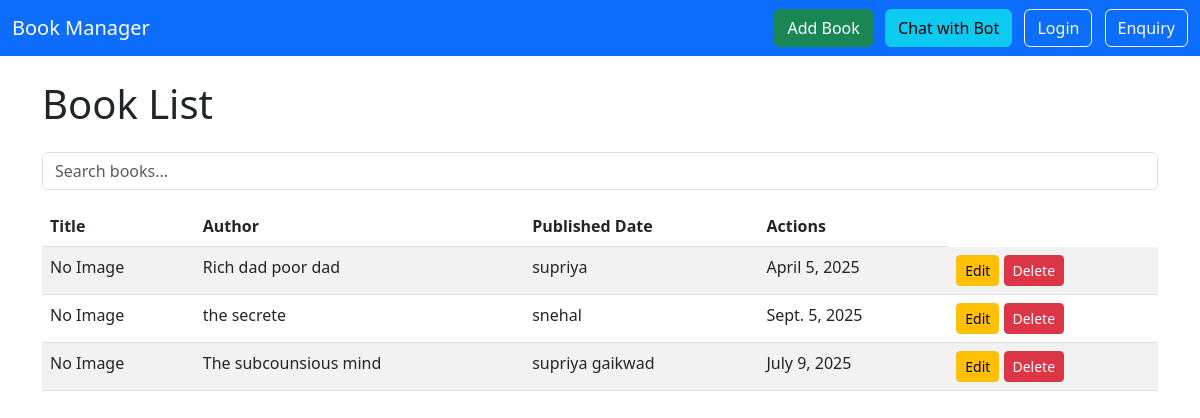
/books/, run on an earlier commit of the app's database.
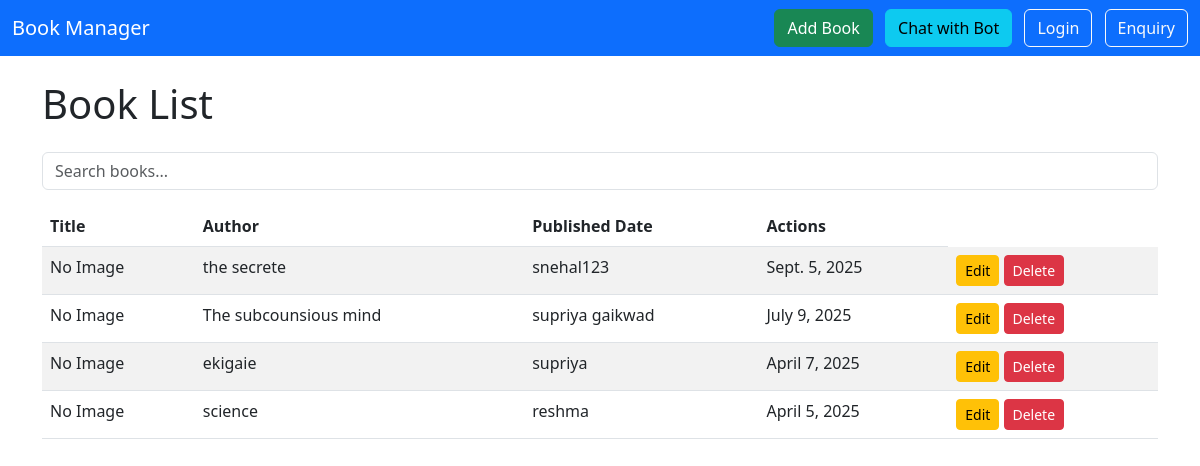
And on a later commit of the database.
### books/models.py (models this page shows, shortened)
class Book(models.Model):
    title = models.CharField(max_length=100)
    author = models.CharField(max_length=100)
    published_date = models.DateField()
    front_page = models.ImageField(upload_to='book_covers/', blank=True, null=True)

### books/views.py (the view)
# urls.py: path('', BookListView.as_view(), name='book-list'),
class BookListView(ListView):
    model = Book
    template_name = 'book_list.html'

### books/templates/book_list.html (shortened to what this page needs)
<!DOCTYPE html>
<html lang="en">
<head>
  <link href="https://cdn.jsdelivr.net/npm/bootstrap@5.3.0/dist/css/bootstrap.min.css" rel="stylesheet">
</head>
<body>
<nav class="navbar navbar-expand-lg navbar-dark bg-primary mb-4">
  <div class="container-fluid">
    <a class="navbar-brand" href="#">Book Manager</a>
    <div>
      <a href="{% url 'book-add' %}" class="btn btn-success me-2">Add Book</a>
      <button type="button" class="btn btn-info me-2" data-bs-toggle="modal" data-bs-target="#chatbotModal">
        Chat with Bot
      </button>
      <a href="{% url 'login' %}" class="btn btn-outline-light me-2">Login</a>
      <a href="{% url 'enquiry' %}" class="btn btn-outline-light">Enquiry</a>
    </div>
  </div>
</nav>
<div class="container">
  <h1 class="mb-4">Book List</h1>
  <input class="form-control mb-3" id="bookSearch" type="text" placeholder="Search books...">
  <table class="table table-striped">
    <thead>
      <tr>
        <th>Title</th>
        <th>Author</th>
        <th>Published Date</th>
        <th>Actions</th>
      </tr>
    </thead>
    <tbody>
      {% for book in object_list %}
        <tr>
            <td>
        {% if book.front_page %}
          <img src="{{ book.front_page.url }}" alt="Cover" style="width:60px; height:auto;">
        {% else %}
          <span>No Image</span>
        {% endif %}
      </td>
          <td>{{ book.title }}</td>
          <td>{{ book.author }}</td>
          <td>{{ book.published_date }}</td>
          <td>
            <a href="{% url 'book-edit' book.pk %}" class="btn btn-sm btn-warning">Edit</a>
            <a href="{% url 'book-delete' book.pk %}" class="btn btn-sm btn-danger">Delete</a>
          </td>
        </tr>
      {% endfor %}
    </tbody>
  </table>
</div>
</body>
</html>

What changed in the data, as far as the page shows it:
removed Book: shows "No Image", title "Rich dad poor dad", author "supriya", published_date "April 5, 2025"
changed Book "the secrete": author "snehal" → "snehal123"
added Book: shows "No Image", title "ekigaie", author "supriya", published_date "April 7, 2025"
added Book: shows "No Image", title "science", author "reshma", published_date "April 5, 2025"
